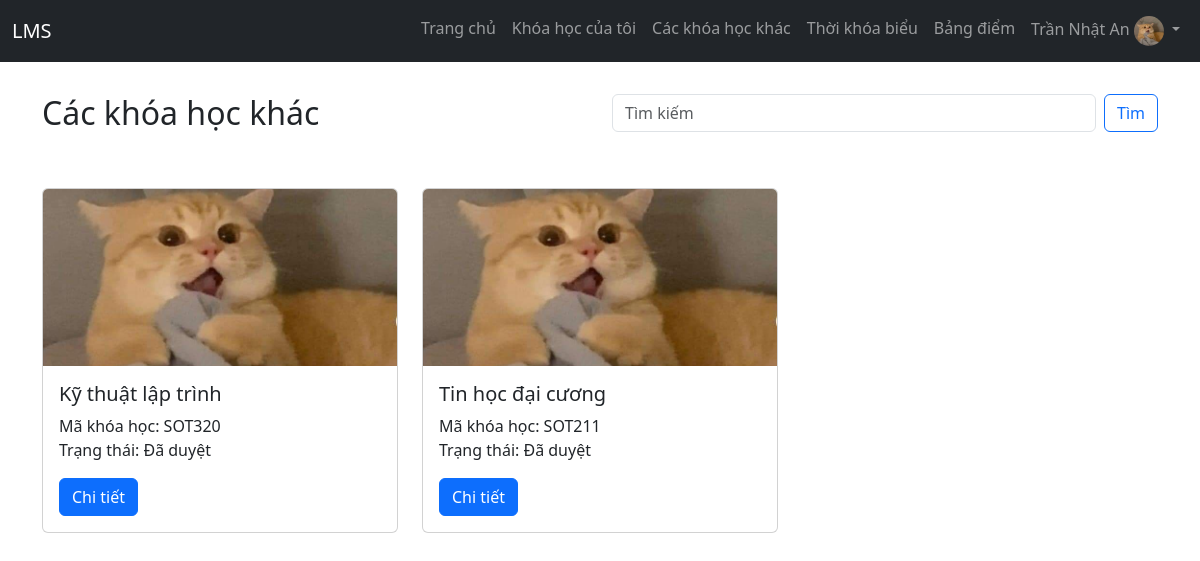
/student/othercourses.php (signed in), run on the app's committed database.
### tables this page shows
CREATE TABLE course
(
    course_id INT PRIMARY KEY NOT NULL AUTO_INCREMENT,
    course_background VARCHAR(255),
    course_code VARCHAR(10) NOT NULL,
    course_name VARCHAR(255) NOT NULL,
    course_description TEXT NOT NULL,
    teacher_id BIGINT NOT NULL,
    start_date DATE NOT NULL,
    end_date DATE NOT NULL,
    status CHAR(1) NOT NULL
);

### student/othercourses.php (the view, shortened to what this page needs)
<?php
include('layout.php');
include_once('../config/connect.php');
if (isset($_SESSION['full_name']))
{
    $user_id = $_SESSION['user_id'];
    $sql = "SELECT c.course_id, c.course_code, c.course_name, c.status
    FROM course c
    LEFT JOIN course_member cm ON c.course_id = cm.course_id AND cm.student_id = $user_id
    WHERE cm.member_id IS NULL";
    $result = mysqli_query($dbconnect, $sql);
}
?>
<!DOCTYPE html>
<html lang="en">
<head>
  <link rel="stylesheet" href="https://cdn.jsdelivr.net/npm/bootstrap@5.3.0/dist/css/bootstrap.min.css">
</head>
<body>
  <header class="container mt-4">
      <div class="row">
        <div class="col-md-6">
          <h2>Các khóa học khác</h2>
        </div>
        <div class="col-md-6">
          <form class="d-flex">
            <input class="form-control me-2" type="search" placeholder="Tìm kiếm" aria-label="Tìm kiếm">
            <button class="btn btn-outline-primary" type="submit">Tìm</button>
          </form>
        </div>
      </div>
  </header>
  <div class="container mt-5">
    <div class="row">
        <?php
        mysqli_data_seek($result, 0);
        while ($row = mysqli_fetch_array($result)) {
        ?>
            <div class="col-md-4 mb-4">
                <div class="card">
                    <div class="custom-card">
                        <img src="../assets/images/course1.jpg" class="card-img-top" alt="Course 1 Image">
                    </div>
                    <div class="card-body">
                        <h5 class="card-title"><?php echo $row['course_name'];?></h5>
                        <p class="card-text">
                          Mã khóa học: <?php echo $row['course_code'];?> <br>
                          Trạng thái: <?php echo ($row['status'] == "A") ? "Đã duyệt" : "Đang chờ duyệt";?>
                        </p>
                        <a class="btn btn-primary" href="details_course.php?course_id=<?php echo $row['course_id']; ?>">Chi tiết</a>
                    </div>
                </div>
            </div>
        <?php
        }
        ?>
    </div>
  </div>
</body>
</html>

### student/layout.php (style rules this page uses)
body { padding-top: 70px; }

### student/othercourses.php (style rules this page uses)
.custom-card { width: 100%; height: 0; padding-top: 50%; position: relative; }
.custom-card img { position: absolute; top: 0; left: 0; width: 100%; height: 100%; object-fit: cover; }

### data on the page
course: course_name "Kỹ thuật lập trình", course_code "SOT320", status "Đã duyệt"
course: course_name "Tin học đại cương", course_code "SOT211", status "Đã duyệt"

### other printed values
$username_now "Trần Nhật An"
